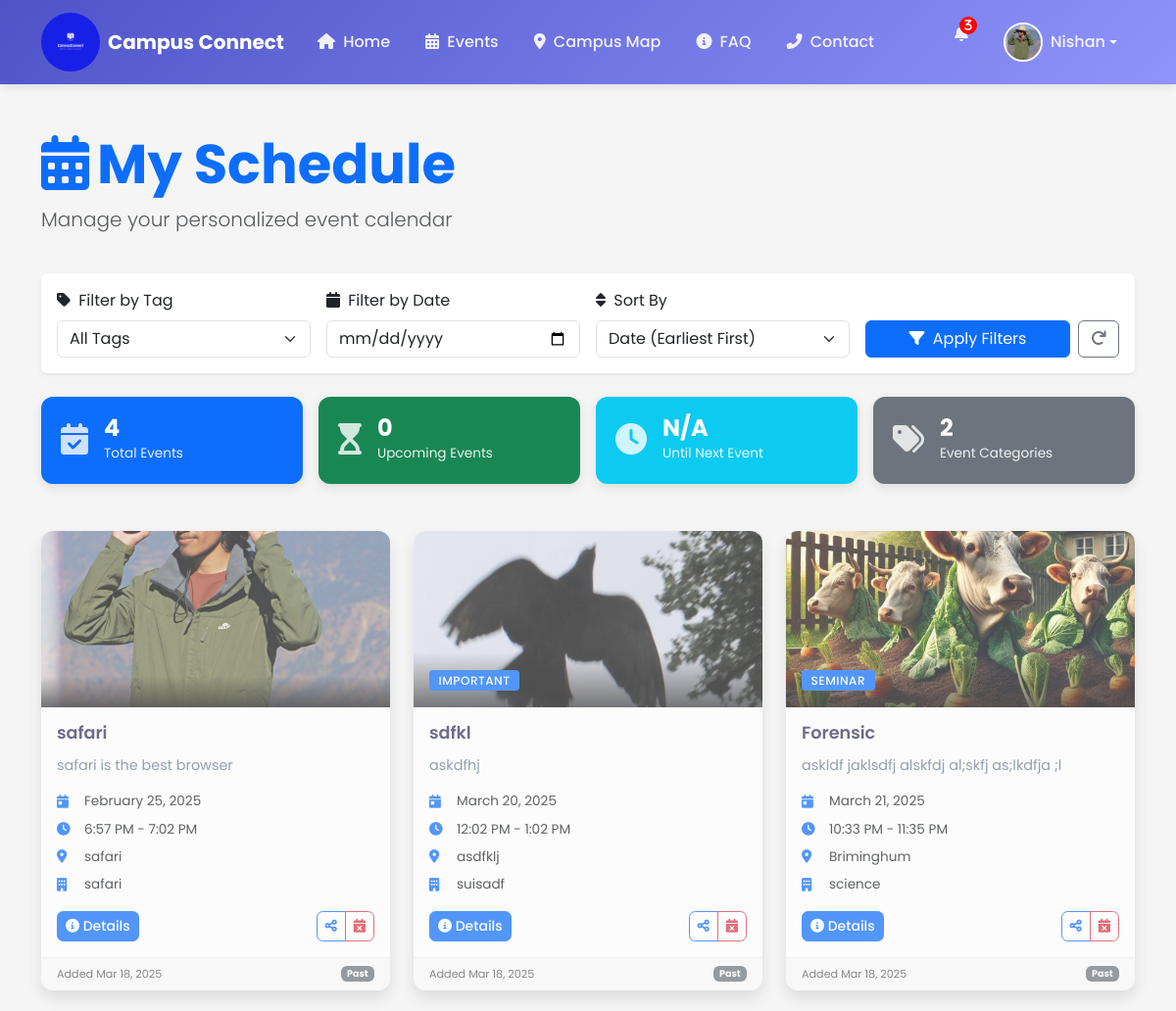
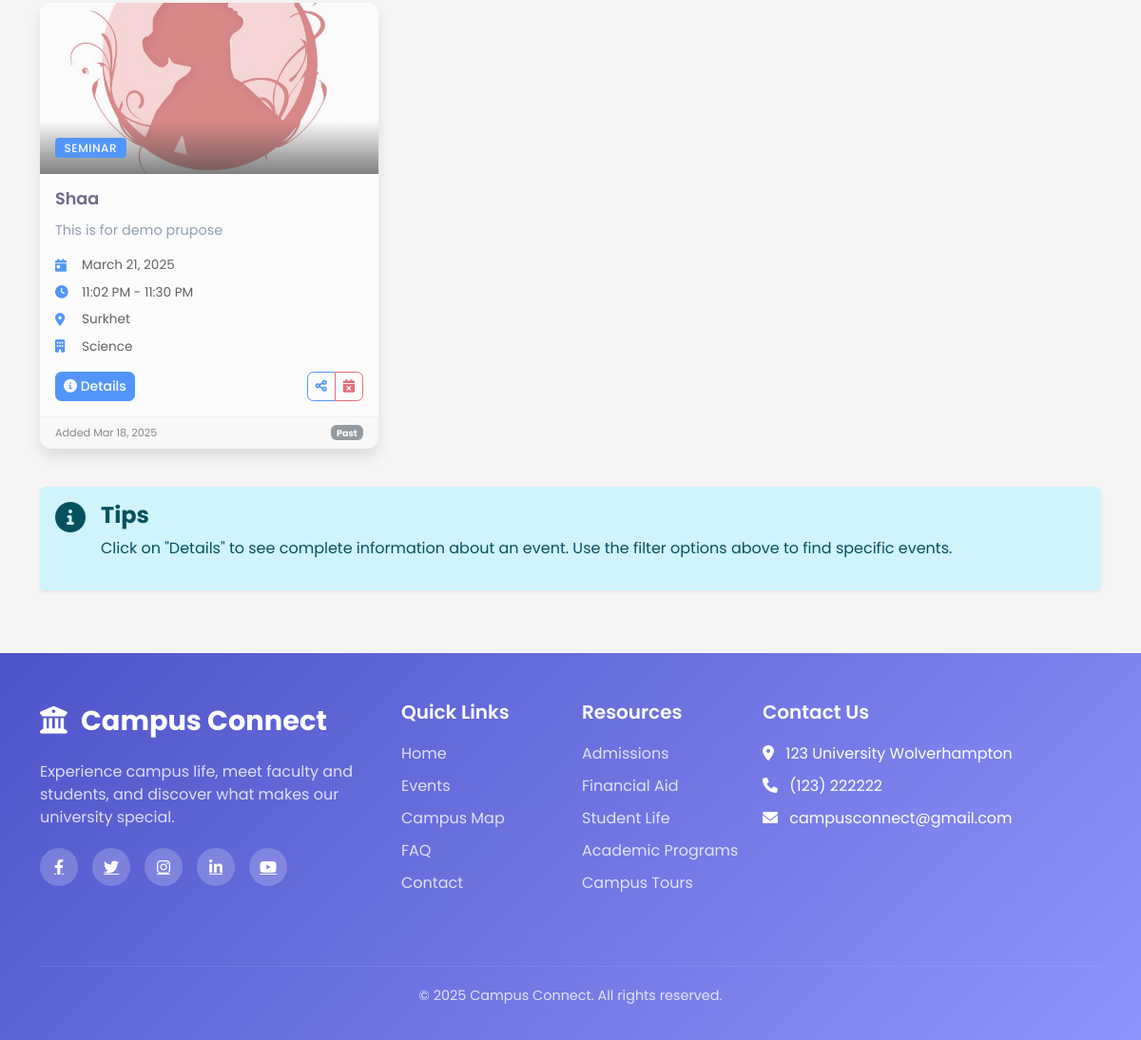
/my_schedule.php (signed in), run on the app's committed database (2 pictures, top to bottom).
### tables this page shows
CREATE TABLE `users` (
  `user_id` int(11) NOT NULL,
  `username` varchar(50) NOT NULL,
  `email` varchar(100) NOT NULL,
  `password_hash` varchar(255) NOT NULL,
  `first_name` varchar(50) NOT NULL,
  `last_name` varchar(50) NOT NULL,
  `phone_number` varchar(20) DEFAULT NULL,
  `academic_interest` varchar(100) DEFAULT NULL,
  `account_created_at` timestamp NOT NULL DEFAULT current_timestamp(),
  `last_login` timestamp NOT NULL DEFAULT '0000-00-00 00:00:00',
  `profile_photo_original` varchar(255) DEFAULT NULL,
  `profile_photo_resized` varchar(255) DEFAULT NULL
);

CREATE TABLE `user_schedules` (
  `schedule_id` int(11) NOT NULL,
  `user_id` int(11) NOT NULL,
  `event_id` int(11) NOT NULL,
  `added_at` timestamp NOT NULL DEFAULT current_timestamp()
);

CREATE TABLE `events` (
  `event_id` int(11) NOT NULL,
  `admin_id` int(11) NOT NULL,
  `title` varchar(255) NOT NULL,
  `description` text DEFAULT NULL,
  `event_date` date NOT NULL,
  `start_time` time NOT NULL,
  `end_time` time NOT NULL,
  `location` varchar(255) NOT NULL,
  `latitude` decimal(10,7) DEFAULT NULL,
  `longitude` decimal(10,7) DEFAULT NULL,
  `speakers` text DEFAULT NULL,
  `department` varchar(100) DEFAULT NULL,
  `topic` varchar(100) DEFAULT NULL,
  `tag` varchar(100) DEFAULT NULL,
  `estimated_participants` int(11) DEFAULT 0,
  `event_image_original` varchar(255) DEFAULT NULL,
  `event_image_resized` varchar(255) DEFAULT NULL,
  `created_at` timestamp NOT NULL DEFAULT current_timestamp(),
  `updated_at` timestamp NOT NULL DEFAULT current_timestamp() ON UPDATE current_timestamp()
);

### my_schedule.php (the view, shortened to what the rows shown need)
<?php
include 'config.php';
$user_id = $_SESSION['user_id'];
$sort_by = isset($_GET['sort']) ? $_GET['sort'] : 'date_asc';
$query = "SELECT e.*, us.added_at
          FROM events e
          JOIN user_schedules us ON e.event_id = us.event_id
          WHERE us.user_id = ?";
$params = array($user_id);
$types = "i";
switch ($sort_by) {
    case 'date_asc':
    default:
        $query .= " ORDER BY e.event_date ASC, e.start_time ASC";
        break;
}
$stmt = $conn->prepare($query);
$stmt->bind_param($types, ...$params);
$stmt->execute();
$result = $stmt->get_result();
include 'header.php';
?>
<div class="container my-5">
    <div class="row mb-4 fade-in">
        <div class="col">
            <h1 class="display-4 text-primary fw-bold">
                <i class="fas fa-calendar-alt me-2 pulse"></i>My Schedule
            </h1>
        </div>
    </div>
    <?php if ($result->num_rows > 0): ?>
                <?php
                $result->data_seek(0);
                $result->data_seek(0);
                ?>
    <?php endif; ?>
    <?php if ($result->num_rows > 0): ?>
        <div class="row" id="scheduleContainer">
            <?php while ($event = $result->fetch_assoc()):
                $event_date = new DateTime($event['event_date']);
                $today = new DateTime('today');
                $is_today = ($event_date->format('Y-m-d') === $today->format('Y-m-d'));
                $is_past = ($event_date < $today);
                $card_class = $is_past ? 'past-event' : ($is_today ? 'today-event' : 'upcoming-event');
            ?>
                <div class="col-md-6 col-lg-4 mb-4 event-card fade-in-card" data-event-id="<?php echo $event['event_id']; ?>">
                    <div class="card h-100 shadow hover-card <?php echo $card_class; ?>">
                        <?php if (!empty($event['event_image_resized'])): ?>
                            <div class="card-img-wrapper">
                                <img src="<?php echo htmlspecialchars($event['event_image_resized']); ?>"
                                     class="card-img-top"
                                     alt="<?php echo htmlspecialchars($event['title']); ?>"
                                     loading="lazy">
                                <div class="card-img-overlay-gradient">
                                    <?php if (!empty($event['tag'])): ?>
                                        <span class="badge bg-primary tag-badge"><?php echo htmlspecialchars($event['tag']); ?></span>
                                    <?php endif; ?>
                                </div>
                            </div>
                        <?php endif; ?>
                        <div class="card-body">
                            <h5 class="card-title text-truncate" data-bs-toggle="tooltip" title="<?php echo htmlspecialchars($event['title']); ?>">
                                <?php echo htmlspecialchars($event['title']); ?>
                            </h5>
                            <div class="card-text">
                                <p class="description-preview"><?php echo htmlspecialchars(substr($event['description'], 0, 100)); ?>
                                </p>
                                <div class="event-details">
                                    <div class="detail-item">
                                        <i class="fas fa-calendar-day text-primary"></i>
                                        <span><?php echo date('F j, Y', strtotime($event['event_date'])); ?></span>
                                    </div>
                                    <div class="detail-item">
                                        <i class="fas fa-clock text-primary"></i>
                                        <span>
                                            <?php
                                            echo date('g:i A', strtotime($event['start_time'])) . ' - ' .
                                                 date('g:i A', strtotime($event['end_time']));
                                            ?>
                                        </span>
                                    </div>
                                    <div class="detail-item">
                                        <i class="fas fa-map-marker-alt text-primary"></i>
                                        <span class="text-truncate" data-bs-toggle="tooltip" title="<?php echo htmlspecialchars($event['location']); ?>">
                                            <?php echo htmlspecialchars($event['location']); ?>
                                        </span>
                                    </div>
                                    <?php if (!empty($event['department'])): ?>
                                        <div class="detail-item">
                                            <i class="fas fa-building text-primary"></i>
                                            <span><?php echo htmlspecialchars($event['department']); ?></span>
                                        </div>
                                    <?php endif; ?>
                                </div>
                            </div>
                            <div class="d-flex justify-content-between align-items-center mt-3 action-buttons">
                                <a href="event_details.php?id=<?php echo $event['event_id']; ?>" class="btn btn-primary btn-sm">
                                    <i class="fas fa-info-circle"></i> Details
                                </a>
                                <div class="btn-group">
                                    <a href="#" class="btn btn-outline-primary btn-sm share-btn"
                                       data-event-id="<?php echo $event['event_id']; ?>"
                                       data-event-title="<?php echo htmlspecialchars($event['title']); ?>">
                                        <i class="fas fa-share-alt"></i>
                                    </a>
                                    <button class="btn btn-outline-danger btn-sm remove-btn"
                                            data-event-id="<?php echo $event['event_id']; ?>"
                                            data-event-title="<?php echo htmlspecialchars($event['title']); ?>">
                                        <i class="fas fa-calendar-times"></i>
                                    </button>
                                </div>
                            </div>
                        </div>
                        <div class="card-footer text-muted d-flex justify-content-between align-items-center">
                            <small>Added <?php echo date('M j, Y', strtotime($event['added_at'])); ?></small>
                            <?php if ($is_past): ?>
                                <span class="badge bg-secondary">Past</span>
                            <?php elseif ($is_today): ?>
                                <span class="badge bg-success">Today</span>
                            <?php endif; ?>
                        </div>
                    </div>
                </div>
            <?php endwhile; ?>
        </div>
    <?php endif; ?>
</div>
<?php
require_once 'footer.php';
?>

### header.php (shortened to what the rows shown need)
<?php
require_once 'config.php';
$user_id = $_SESSION['user_id'];
$user_query = "SELECT * FROM users WHERE user_id = ?";
$user_stmt = $conn->prepare($user_query);
$user_stmt->bind_param("i", $user_id);
$user_stmt->execute();
$user_result = $user_stmt->get_result();
if ($user_result->num_rows === 1) {
    $user = $user_result->fetch_assoc();
} else {
    session_destroy();
    header("Location: index.php");
    exit;
}
?>
<!DOCTYPE html>
<html lang="en">
<head>
    <link href="https://cdn.jsdelivr.net/npm/bootstrap@5.3.0-alpha1/dist/css/bootstrap.min.css" rel="stylesheet">
    <link rel="stylesheet" href="https://cdnjs.cloudflare.com/ajax/libs/font-awesome/6.0.0/css/all.min.css">
</head>
<body>
    <nav class="navbar navbar-expand-lg navbar-dark sticky-top">
        <div class="container">
            <div class="collapse navbar-collapse" id="navbarNav">
                <ul class="navbar-nav">
                    <li class="nav-item dropdown">
                        <a class="nav-link dropdown-toggle d-flex align-items-center" href="#" id="userDropdown" role="button" data-bs-toggle="dropdown" aria-expanded="false">
                            <?php if (!empty($user['profile_photo_resized'])): ?>
                                <img src="<?php echo $user['profile_photo_resized']; ?>" alt="User Avatar" class="user-avatar me-2">
                            <?php else: ?>
                                <div class="user-avatar me-2 bg-secondary d-flex align-items-center justify-content-center">
                                    <i class="fas fa-user text-white"></i>
                                </div>
                            <?php endif; ?>
                            <span><?php echo $user['first_name']; ?></span>
                        </a>
                    </li>
                </ul>
            </div>
        </div>
    </nav>

### data on the page
users: profile_photo_resized (picture), first_name "Nishan"
user_schedules: event.event_image_resized (picture), event.title "safari", event.description "safari is the best browser", event.event_date "February 25, 2025", event.start_time "6:57 PM", event.end_time "7:02 PM", event.location "safari", event.department "safari", added_at "Mar 18, 2025"
user_schedules: event.event_image_resized (picture), event.title "sdfkl", event.description "askdfhj", event.event_date "March 20, 2025", event.start_time "12:02 PM", event.end_time "1:02 PM", event.location "asdfklj", event.department "suisadf", added_at "Mar 18, 2025"
user_schedules: event.event_image_resized (picture), event.title "Forensic", event.description "askldf jaklsdfj alskfdj al;skfj as;lkdfja ;l", event.event_date "March 21, 2025", event.start_time "10:33 PM", event.end_time "11:35 PM", event.location "Briminghum", event.department "science", added_at "Mar 18, 2025"
user_schedules: event.event_image_resized (picture), event.title "Shaa", event.description "This is for demo prupose", event.event_date "March 21, 2025", event.start_time "11:02 PM", event.end_time "11:30 PM", event.location "Surkhet", event.department "Science", added_at "Mar 18, 2025"

### other printed values
$result->num_rows "4"
$upcoming "0"
count($tags) "2"
